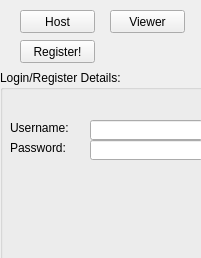
<?xml version="1.0" encoding="UTF-8"?>
<ui version="4.0">
 <class>ScreenView</class>
 <widget class="QMainWindow" name="ScreenView">
  <property name="windowModality">
   <enum>Qt::NonModal</enum>
  </property>
  <property name="geometry">
   <rect>
    <x>0</x>
    <y>0</y>
    <width>201</width>
    <height>258</height>
   </rect>
  </property>
  <property name="mouseTracking">
   <bool>false</bool>
  </property>
  <property name="windowTitle">
   <string>ScreenView</string>
  </property>
  <widget class="QWidget" name="centralWidget">
   <widget class="QLabel" name="label">
    <property name="geometry">
     <rect>
      <x>0</x>
      <y>0</y>
      <width>1024</width>
      <height>768</height>
     </rect>
    </property>
    <property name="mouseTracking">
     <bool>false</bool>
    </property>
    <property name="text">
     <string/>
    </property>
   </widget>
   <widget class="QPushButton" name="serverButton">
    <property name="geometry">
     <rect>
      <x>20</x>
      <y>10</y>
      <width>75</width>
      <height>23</height>
     </rect>
    </property>
    <property name="text">
     <string>Host</string>
    </property>
   </widget>
   <widget class="QPushButton" name="clientButton">
    <property name="geometry">
     <rect>
      <x>110</x>
      <y>10</y>
      <width>75</width>
      <height>23</height>
     </rect>
    </property>
    <property name="text">
     <string>Viewer</string>
    </property>
   </widget>
   <widget class="QGroupBox" name="gbox_login">
    <property name="geometry">
     <rect>
      <x>0</x>
      <y>70</y>
      <width>241</width>
      <height>201</height>
     </rect>
    </property>
    <property name="title">
     <string>Login/Register Details:</string>
    </property>
    <widget class="QLabel" name="label_2">
     <property name="geometry">
      <rect>
       <x>10</x>
       <y>50</y>
       <width>71</width>
       <height>16</height>
      </rect>
     </property>
     <property name="text">
      <string>Username:</string>
     </property>
    </widget>
    <widget class="QLabel" name="label_3">
     <property name="geometry">
      <rect>
       <x>10</x>
       <y>70</y>
       <width>71</width>
       <height>16</height>
      </rect>
     </property>
     <property name="text">
      <string>Password:</string>
     </property>
    </widget>
    <widget class="QLineEdit" name="input_user">
     <property name="geometry">
      <rect>
       <x>90</x>
       <y>50</y>
       <width>113</width>
       <height>20</height>
      </rect>
     </property>
    </widget>
    <widget class="QLineEdit" name="input_pass">
     <property name="geometry">
      <rect>
       <x>90</x>
       <y>70</y>
       <width>113</width>
       <height>20</height>
      </rect>
     </property>
     <property name="echoMode">
      <enum>QLineEdit::Password</enum>
     </property>
    </widget>
   </widget>
   <widget class="QPushButton" name="pushButton">
    <property name="geometry">
     <rect>
      <x>20</x>
      <y>40</y>
      <width>75</width>
      <height>23</height>
     </rect>
    </property>
    <property name="text">
     <string>Register!</string>
    </property>
   </widget>
  </widget>
 </widget>
 <layoutdefault spacing="6" margin="11"/>
 <resources/>
 <connections/>
</ui>
